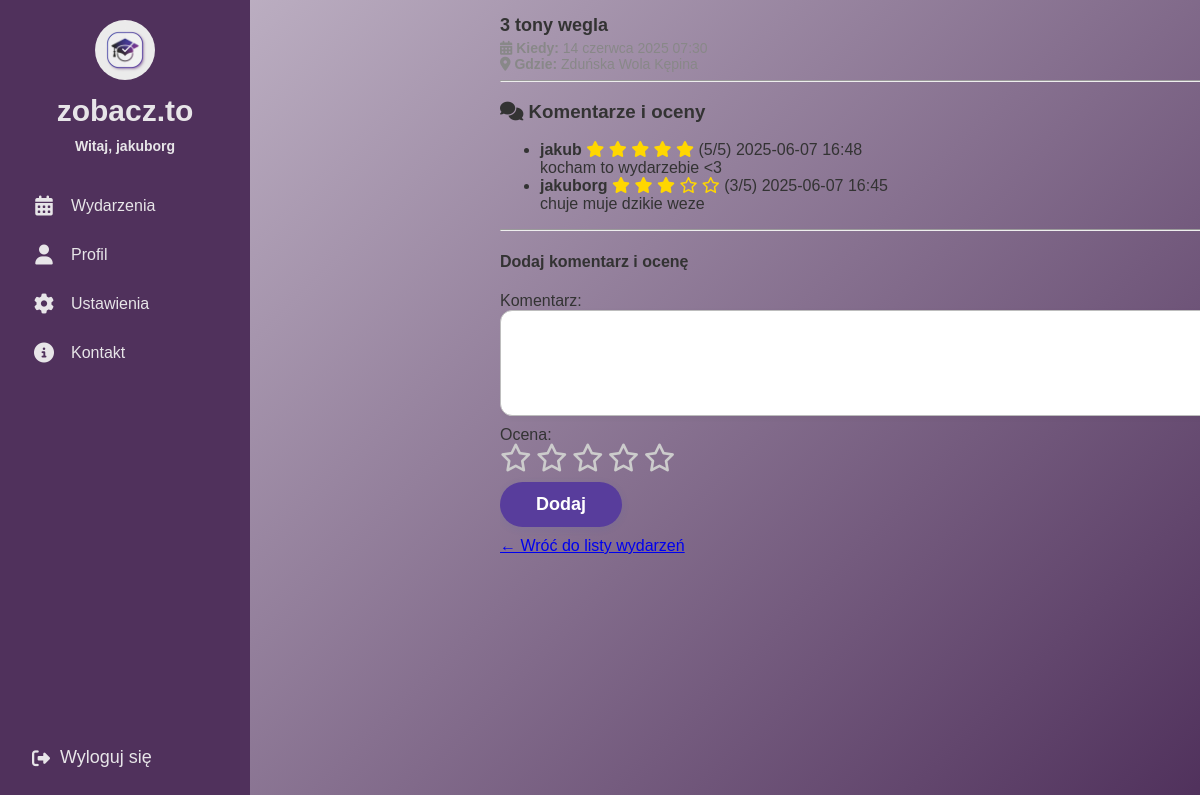
Before: /events/event/15/ (signed in) with the older database file.
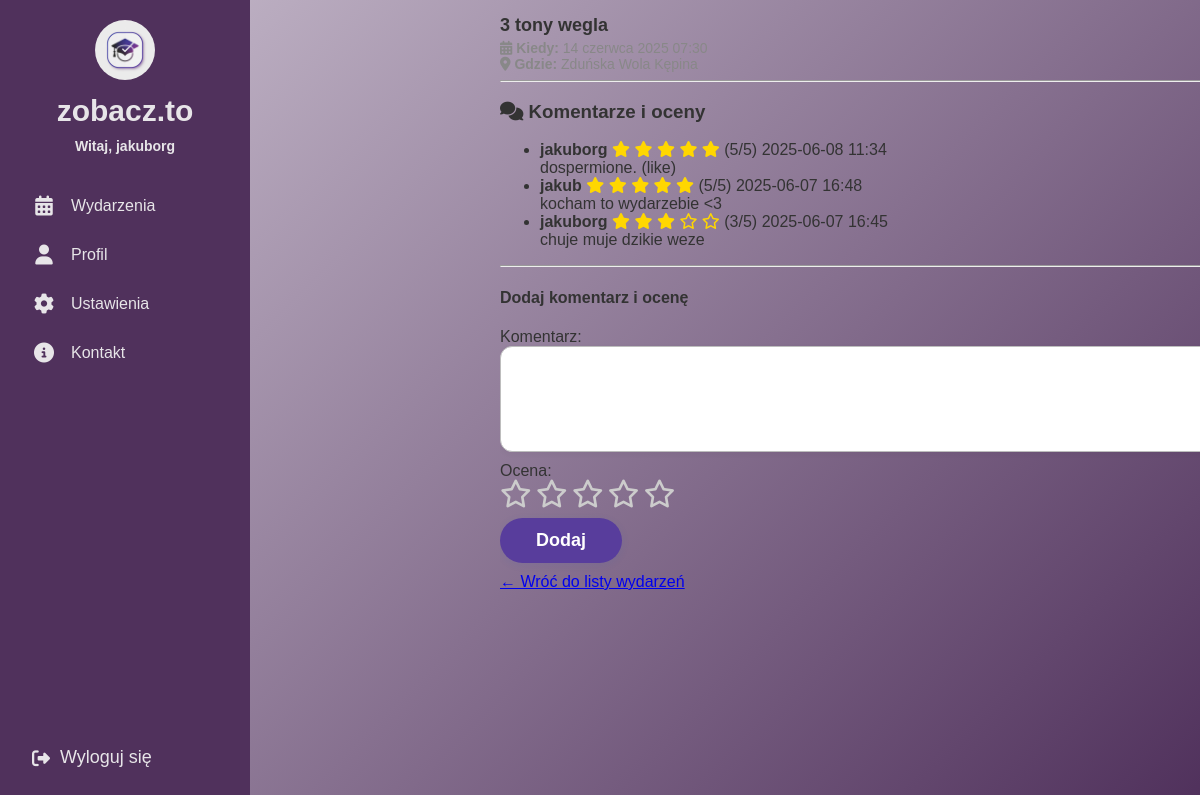
After: the same page with the newer database file.
### events/models.py (models this page shows, shortened)
class EventComment(models.Model):
    event = models.ForeignKey(Event, on_delete=models.CASCADE, related_name="comments")
    user = models.ForeignKey(User, on_delete=models.CASCADE)
    comment = models.TextField("Komentarz")
    rating = models.PositiveSmallIntegerField("Ocena", choices=[(i, i) for i in range(1, 6)])
    created_at = models.DateTimeField(auto_now_add=True)

### events/views.py (the view)
# urls.py: path('event/<int:event_id>/', views.event_detail, name='event_detail'),
@login_required
def event_detail(request, event_id):
    event = get_object_or_404(Event, id=event_id)
    comments = event.comments.select_related('user').order_by('-created_at')
    avg_rating = event.comments.aggregate(avg=Avg('rating'))['avg']
    if request.method == 'POST':
        form = EventCommentForm(request.POST)
        if form.is_valid():
            comment = form.save(commit=False)
            comment.event = event
            comment.user = request.user
            comment.save()
            messages.success(request, "Twój komentarz został dodany.")
            return redirect('event_detail', event_id=event.id)
    else:
        form = EventCommentForm()
        return render(request, 'events/event_detail.html', {
        'event': event,
        'comments': comments,
        'form': form,
        'avg_rating': round(avg_rating or 0, 2),
    })

### events/forms.py
class EventCommentForm(forms.ModelForm):
    class Meta:
        model = EventComment
        fields = ['comment', 'rating']
        widgets = {
            'comment': forms.Textarea(attrs={'rows': 3}),
            'rating': forms.Select(choices=[(i, i) for i in range(1, 6)]),
        }

### templates/events/event_detail.html (shortened to what this page needs)
{% extends "base.html" %}
{% load static %}
{% block content %}
<link rel="stylesheet" href="https://cdnjs.cloudflare.com/ajax/libs/font-awesome/6.4.0/css/all.min.css">
<link rel="stylesheet" href="{% static 'css/events.css' %}">
<div class="main-content">
  <div class="event-detail-card">
    <h2 class="event-title">{{ event.title }}</h2>
    <div class="event-meta">
      <span><i class="fas fa-calendar-alt"></i> <strong>Kiedy:</strong> {{ event.date }}</span><br>
      <span><i class="fas fa-map-marker-alt"></i> <strong>Gdzie:</strong> {{ event.location }}</span>
    </div>
    <hr>
    <div class="event-comments-section">
      <h3><i class="fas fa-comments"></i> Komentarze i oceny</h3>
      <ul class="comments-list">
        {% for comment in comments %}
          <li class="comment-item">
            <div class="comment-header">
              <strong>{{ comment.user.username }}</strong>
              <span class="comment-rating">
                {% for i in "12345"|make_list %}
                  {% if forloop.counter <= comment.rating %}
                    <i class="fas fa-star" style="color:gold"></i>
                  {% else %}
                    <i class="far fa-star" style="color:gold"></i>
                  {% endif %}
                {% endfor %}
                ({{ comment.rating }}/5)
              </span>
              <span class="comment-date">{{ comment.created_at|date:"Y-m-d H:i" }}</span>
            </div>
            <div class="comment-body">
              {{ comment.comment }}
            </div>
          </li>
        {% empty %}
          <li class="event-empty">Brak komentarzy.</li>
        {% endfor %}
      </ul>
    </div>
    <hr>
    {% if user.is_authenticated %}
      <div class="add-comment-section">
        <h4>Dodaj komentarz i ocenę</h4>
        <form method="post" class="comment-form" id="comment-form">
          <div class="form-group">
            {{ form.comment.label_tag }}
            {{ form.comment }}
          </div>
          <div class="form-group">
            <label>Ocena:</label>
            <span id="star-rating">
              {% for i in "12345"|make_list %}
                <i class="fa-star far" data-value="{{ forloop.counter }}"></i>
              {% endfor %}
            </span>
          </div>
          <button type="submit" class="enroll-button">Dodaj</button>
        </form>
      </div>
    {% else %}
      <p><a href="{% url 'login' %}">Zaloguj się</a>, aby dodać komentarz.</p>
    {% endif %}
    <a href="{% url 'events_list' %}" class="back-link">← Wróć do listy wydarzeń</a>
  </div>
</div>
{% endblock %}

Changed rows visible on the page:
added EventComment: user.username "jakuborg", rating "5", created_at "2025-06-08 11:34", comment "dospermione. (like)"
